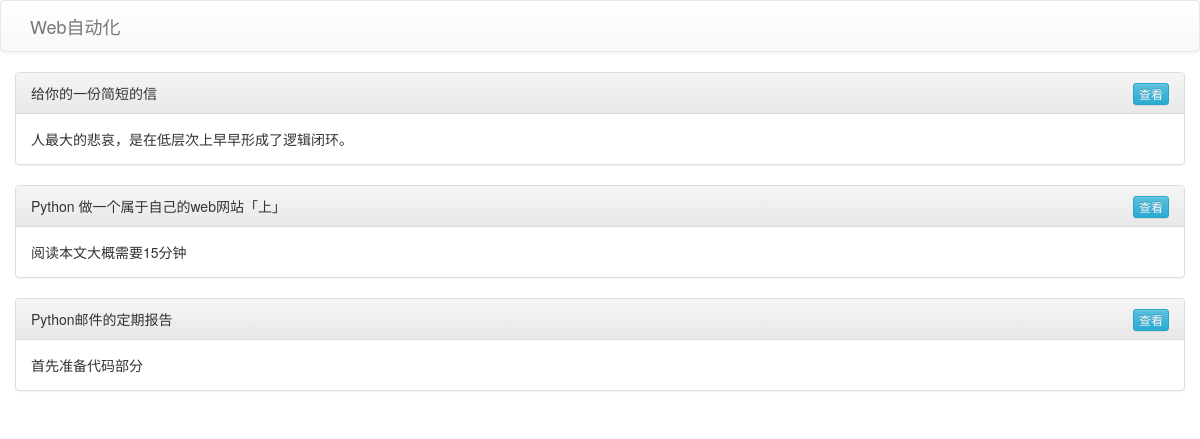
The app's page /index/ with its own data.
### blog/models.py (models this page shows, shortened)
class Article(models.Model):
	title = models.CharField(max_length=64, verbose_name="标题")
	abstract = models.CharField(max_length=128, verbose_name="摘要")
	content = models.TextField(verbose_name="内容")

### blog/views.py (the view)
# urls.py: path('index/', index),
def index(request):
	articles = Article.objects.all()
	return render(request, 'index.html', {"articles": articles})

### blog/templates/index.html (shortened to what this page needs)
<!DOCTYPE html>
<html>
<head>
    <link rel="stylesheet" href="https://cdn.jsdelivr.net/npm/bootstrap@3.3.7/dist/css/bootstrap.min.css"
>
    <link rel="stylesheet" href="https://cdn.jsdelivr.net/npm/bootstrap@3.3.7/dist/css/bootstrap-theme.min.css"
>
</head>
<body>
<nav class="navbar navbar-default">
    <div class="container">
        <div class="navbar-header">
            <a class="navbar-brand" href="#">Web自动化</a>
        </div>
    </div>
</nav>
<div class="container">
    <div class="row">
        <div class="col-md">
            {% for article in articles %}
            <div class="panel panel-default">
                <div class="panel-heading">
                    {{article.title}}
                    <a class="btn btn-info btn-xs pull-right" href="/article/{{article.id}}">查看</a>
                </div>
                <div class="panel-body">
                    {{article.abstract}}
                </div>
            </div>
            {% endfor %}
        </div>
    </div>
</div>
</body>
</html>

### records on screen
Article: title "给你的一份简短的信", abstract "人最大的悲哀，是在低层次上早早形成了逻辑闭环。"
Article: title "Python 做一个属于自己的web网站「上」", abstract "阅读本文大概需要15分钟"
Article: title "Python邮件的定期报告", abstract "首先准备代码部分"
